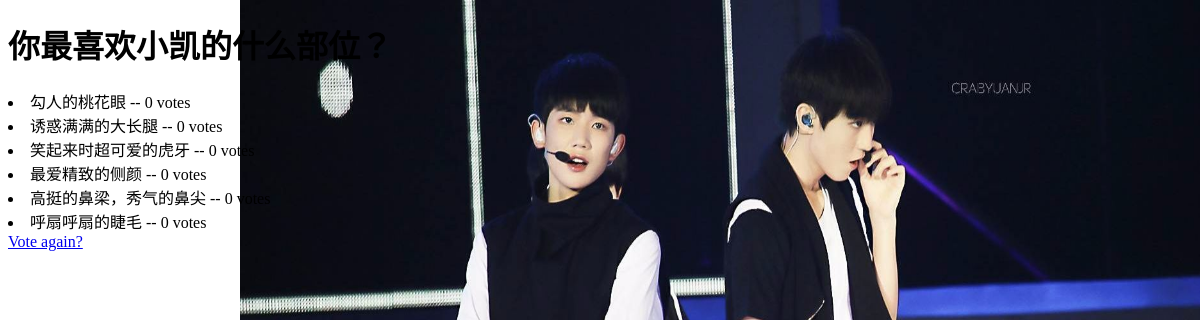
Page /polls/1/results/ on the committed database.
### polls/models.py (models this page shows, shortened)
class Question(models.Model):
    question_text = models.CharField(max_length=200)
    pub_date = models.DateTimeField('date published')
    def was_published_recently(self):
        return self.pub_date >= timezone.now() - datetime.timedelta(days=1)
    was_published_recently.admin_order_field = 'pub_date'
    was_published_recently.boolean = True
    was_published_recently.short_description = 'Published recently?'

class Choice(models.Model):
    question = models.ForeignKey(Question,on_delete=models.CASCADE)
    choice_text = models.CharField(max_length=200)
    votes = models.IntegerField(default=0)

### polls/views.py (the view)
# urls.py: url(r'^(?P<pk>[0-9]+)/results/$',views.ResultsView.as_view(),name='results'),
class ResultsView(generic.DetailView):
    model = Question
    template_name = 'polls/results.html'

### polls/templates/polls/results.html (shortened to what this page needs)
<!DOCTYPE html>
<html lang="en">
<head>
</head>
<body>
</body>
</html>
{% load staticfiles %}
<link rel="stylesheet" type="text/css" href="{% static 'polls/resultsstyle.css' %}" />
<h1>{{ question.question_text }}</h1>
<ur>
{% for choice in question.choice_set.all %}
    <li>{{ choice.choice_text }} -- {{ choice.votes }} vote{{ choice.votes|pluralize}}</li>
{% endfor %}
</ur>
<a href="{% url 'polls:detail' question.id %}">Vote again?</a>

### polls/static/polls/resultsstyle.css (style rules this page uses)
body { background:url('images/background3.jpg'); background-position:right top; background-size:960px 670px; background-repeat:no-repeat; }

### rows in the picture
Question: question_text "你最喜欢小凯的什么部位？"
Choice: choice_text "勾人的桃花眼", votes "0"
Choice: choice_text "诱惑满满的大长腿", votes "0"
Choice: choice_text "笑起来时超可爱的虎牙", votes "0"
Choice: choice_text "最爱精致的侧颜", votes "0"
Choice: choice_text "高挺的鼻梁，秀气的鼻尖", votes "0"
Choice: choice_text "呼扇呼扇的睫毛", votes "0"
